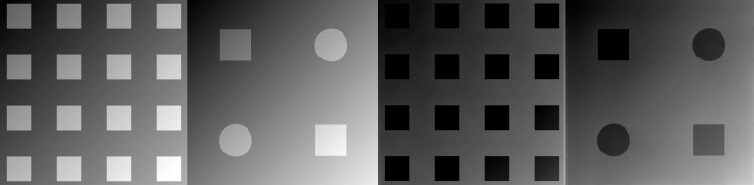
#> input picture TP 4 Binarizacion/Sombreado.png, 754 x 185 px
$ jupyter execute 'TP4-Binarización.ipynb'   (shell and % lines are left out)
#> lines starting #> are read from the running program, lines starting #| are printed output that depends on the picture; after the words box and inside, x2 and y2 are one past the last pixel; in counts of white or black regions, pixels touching at a corner belong together; long printed decimals are rounded
# Binarización

------------------------------------------------------------------
La binarización es un proceso por el cual se convierte la imagen recibida en una imagen binaria (con valores de intensidad de pixel de 1 ó 0) separando así el fondo de los objetos a analizar.
Vamos a analizar distintos métodos de binarización de imágenes, trabajando sobre la muestra "Sombreado.png". Se pueden dividir en dos tipos:

1. Globales: Tratan de encontrar un umbral el cual aplicar a toda la imagen, entre estos se encuentran los métodos por umbral y Otsu.
2. Locales: Obtiene el umbral para cada pixel en la imagen usando para ello los valores de sus vecinos, entre estos se encuentran el método de Nilblack, Saovola, Bernsen.

De los métodos mencionados anteriormente sólo entraremos en desarrollo del método de umbral fijo, Otsu y Bernsen.

[cell 1]
#Si queremos que las imágenes sean mostradas en una ventana emergente quitar el inline

# OpenCV-Python utiliza NumPy para el manejo de imágenes
import numpy as np
# cv2 es el módulo python para acceder a OpenCV
import cv2 as cv
# Usamos las poderosas herramientas de graficación de matplotlib para mostrar imágenes, perfiles, histogramas, etc
import matplotlib.pyplot as plt

[cell 2]
# Cargamos la imagen en modo monocromático
img = cv.imread('Sombreado.png',cv.IMREAD_GRAYSCALE)
#> img is the input picture: shape (185, 754); min 0, max 255, mean 92.8

## Búsqueda manual del umbral

+ Ejercicio: Completar lo que falte y comparar contra el método de Otsu (por ejemplo restando las salidas)

[cell 3]
#Paso1: Definir umbral inicial (media de la imagen)
media = img.mean()
#> media = 92.84
print("Media: ", media)
#| Media:  92.838

### Definimos las funciones que vamos a utilizar

[cell 4]
#Funcion para dividir la imagen en dos partes en base al umbral de entrada

def dividir_imagen(img, umbral_inicial):
#> called with umbral_inicial = 92.84
    p1,p2 = [],[]

    alto,ancho = img.shape
#> alto = 185; ancho = 754

    for i in range(alto):
        for j in range(ancho):
            if img[i,j] > umbral_inicial:
                p1.append(img[i,j])
            else:
                p2.append(img[i,j])
#> after the loop, p1 = 65392 items; p2 = 74098 items

    parte1,parte2 = np.array(p1),np.array(p2)

    return parte1,parte2

[cell 5]
def buscar_umbral(img, umbral=128,delta_T=1.0):

    #Paso2: Dividir la imagen en dos partes
    parte1,parte2 = dividir_imagen(img, umbral)

    #Paso3: Encontrar la media de cada parte
    media_p1 = parte1.mean()
#> media_p1 = 139.4
    media_p2 = parte2.mean()
#> media_p2 = 51.77

    #Paso4: Calcular el nuevo umbral (promedio entre media anterior y actual)
    nuevo_umbral = (media_p1 + media_p2) / 2
#> nuevo_umbral = 95.57

    #Paso5: Criterio de detención (o recalculo)
    if abs(nuevo_umbral - umbral)< delta_T:
        return nuevo_umbral
    else:
        return buscar_umbral(img, umbral=nuevo_umbral, delta_T=1.0)

+ Finalmente mostramos el nuevo umbral hallado

[cell 6]
umbral_img = buscar_umbral(img, media, 1.0)
#> umbral_img = 99.79

print("Nuevo umbral encontrado: ", umbral_img)
#| Nuevo umbral encontrado:  99.785

## Métodos Globales

+ Ahora realizamos el procesamiento de la imagen con las funciones que proporciona opencv siendo "cv.THRESH_BINARY" y cv.THRESH_BINARY+cv.THRESH_OTSU los flags correspondientes al umbral fijo y el método Otsu respectivamente.

#### 1. Umbral (Embebida - Fijo)

[cell 7]
#Parámetros: Imag_original,umbral,valor_máximo,método

ret, thresh_fijo = cv.threshold(img,umbral_img,255,cv.THRESH_BINARY)
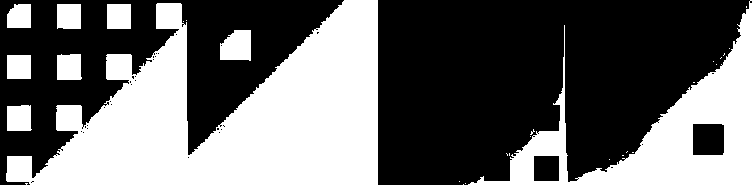
#> thresh_fijo: shape (185, 754); 41.5% white; 30 white regions (21 under 20 px), largest, box (x1, y1, x2, y2) and area: (6, 0, 378, 185) 38686, (468, 0, 754, 185) 14781, (220, 30, 251, 61) 816
#> ret = 99
plt.figure(figsize=(15,4))
plt.imshow(thresh_fijo,cmap='gray')
plt.title('Binarizada OpenCV: Fijo')
plt.show()

#### 2. Otsu (Embebida- Fijo)

[cell 8]
#Parámetros: Imag_original,umbral,valor_máximo,método

ret, thresh_otzu = cv.threshold(img,120,255,cv.THRESH_BINARY+cv.THRESH_OTSU)
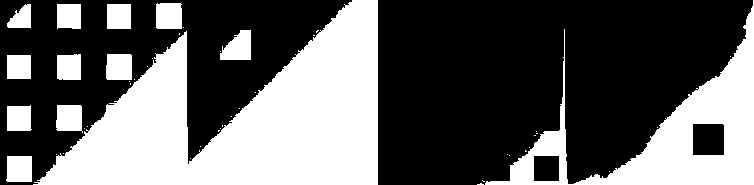
#> thresh_otzu: shape (185, 754); 38.3% white; 47 white regions (34 under 20 px), largest, box (x1, y1, x2, y2) and area: (33, 0, 378, 185) 33706, (485, 0, 754, 185) 12984, (220, 30, 251, 60) 687
#> ret = 103
plt.figure(figsize=(15,4))
plt.imshow(thresh_otzu,cmap='gray')
plt.title('Binarizada OpenCV: Otsu')
plt.show()

## Análisis de Resultados y comparación

[cell 9]
# Comparamos restando las imagenes obtenidas con el binarizado fijo y el binarizado de Otzu

resta = cv.subtract(thresh_fijo,thresh_otzu)
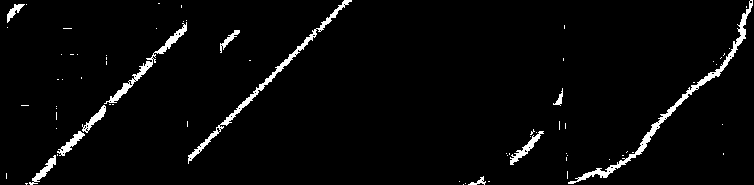
#> resta: shape (185, 754); 3.2% white; 71 white regions (60 under 20 px), largest, box (x1, y1, x2, y2) and area: (568, 0, 753, 184) 1348, (188, 0, 352, 164) 1017, (104, 22, 187, 104) 617

plt.figure(figsize=(15,4))
plt.imshow(resta,cmap='gray')
plt.title('Resta de ambas imagenes')
plt.show()

+ Podemos observar que las líneas blancas de la resta de ambas imágenes denota las diferencias entre ellas, siendo estas muy leves en las partes continuas y abruptas en los cambios de intensidad (bordes). Si bien estas diferencias no representan un cambio significativo en el reconocimiento de los objetos, el método Otsu posee mejor definición en los bordes de los bloques oscuros, mientras que el método por umbral fijo denota mejor los bloques blancos.

## Implementar 2: Binarización local, método Bernsen

Implementar método de Bernsen de para una ventana de 3x3, 5x5 o 7x7.

 + Contraste = Máximo - Mínimo
 + Gris_medio = Media
 + Contraste_referencia = ?

     if(contraste_local < contraste_referencia)
         pixel=(gris_medio >= 128)? objeto:background
     else
         pixel=(pixel >= gris_medio)? objeto:background

 + Asigno al pixel un valor de objeto (255) o un valor de background (0)

#### Definimos la función  del método de Bernsen
+ Esta función recibe la imagen a analizar, el contraste de referencia y el tamaño de la ventana (3x3, 5x5, 7x7). Luego se realiza una copia de la imagen para no afectar los valores de la original, se obtienen las dimensiones de la misma en alto y ancho y luego se definen los límites de procesamiento. Este último paso es necesario para evitar problemas de bordes con las ventanas. Una vez adquiridos los párametros de procesamiento se recorre la imagen y asociandole a cada pixel su ventana correspondiente, de la cual se obtendrá el contraste y su gris medio. Finalmente, le asigna 1 ó 0 al pixel dependiendo de la comparación de estos valores con el contraste de referencia.

[cell 10]
def metodo_bernsen_ventana(img, contraste_ref,tam):
#> called with contraste_ref = 100, tam = 3
    img_bernsen=img.copy()
    alto,ancho =img.shape
#> alto = 185; ancho = 754

    #definimos los límites de procesamiento
    inicio = (tam//2)+1
    fin_alto = alto-inicio+1
#> fin_alto = 184
    fin_ancho = ancho-inicio+1
#> fin_ancho = 753

    #recorremos la imagen
    for i in range(inicio, fin_alto):
        for j in range(inicio, fin_ancho):
            pixel = img[i,j]
            ventana = img[i:(i+tam),j:(j+tam)]
            minimo = np.amin(ventana)
            maximo = np.amax(ventana)
            contraste_local = maximo - minimo
            gris_medio = ventana.mean()


            if contraste_local < contraste_ref:
                img_bernsen[i,j] = 255 if gris_medio >= 128 else 0

            else:
                img_bernsen[i,j] = 255 if pixel >= gris_medio else 0
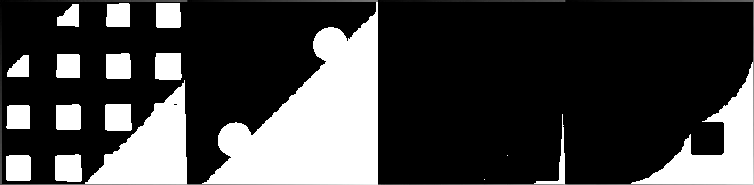
#> img_bernsen: shape (185, 754); min 0, max 255, mean 64.6


    return img_bernsen

[cell 11]
img2=metodo_bernsen_ventana(img,100,3)
plt.figure(figsize=(15,4))
plt.imshow(img2, cmap="gray")
plt.title('Método Bernsen con una ventana de 3x3')
plt.show()

[cell 12]
img3=metodo_bernsen_ventana(img,128,5)
#> call 2 of metodo_bernsen_ventana, with contraste_ref = 128, tam = 5
#> after the loop in metodo_bernsen_ventana (call 2), `for i in range(inicio, fin_alto):`:
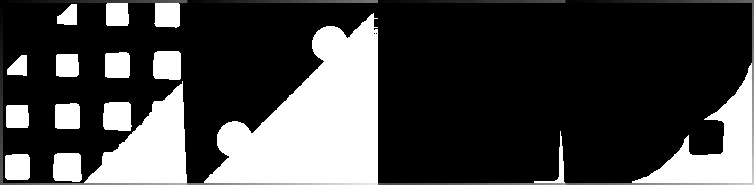
#> img_bernsen: shape (185, 754); min 0, max 255, mean 65.8
plt.figure(figsize=(15,4))
plt.imshow(img3, cmap="gray")
plt.title('Método Bernsen con una ventana de 5x5')
plt.show()

[cell 13]
img4=metodo_bernsen_ventana(img,128,7)
#> call 3 of metodo_bernsen_ventana, with contraste_ref = 128, tam = 7
#> after the loop in metodo_bernsen_ventana (call 3), `for i in range(inicio, fin_alto):`:
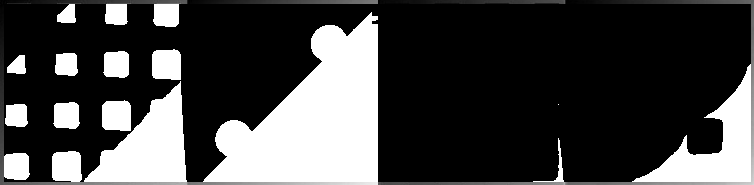
#> img_bernsen: shape (185, 754); min 0, max 255, mean 67.2
